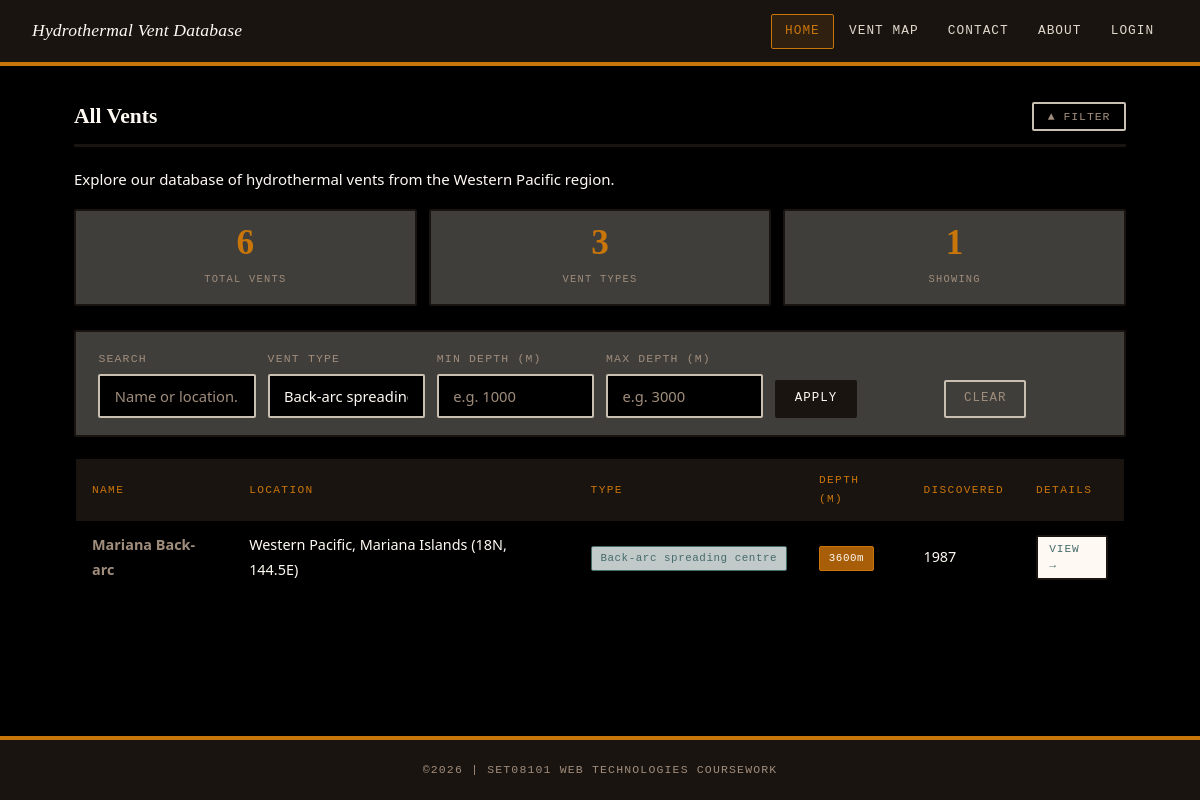
Page /index.php?type=Back-arc spreading centre on the committed database.
### tables this page shows
CREATE TABLE vents (
    id INT AUTO_INCREMENT PRIMARY KEY,
    name VARCHAR(100) NOT NULL,
    location VARCHAR(200) NOT NULL,
    type VARCHAR(50) NOT NULL,
    depth_metres INT NOT NULL,
    discovery_year INT NOT NULL
);

### includes/config.php (called while the page is built, shortened)
<?php
function e($string) {
    return htmlspecialchars($string, ENT_QUOTES, 'UTF-8');
}

### index.php (the view, shortened to what this page needs)
<?php
$pdo = getDbConnection();
$search     = isset($_GET['search'])    ? trim($_GET['search'])    : '';
$typeFilter = isset($_GET['type'])      ? trim($_GET['type'])      : '';
$depthMin   = isset($_GET['depth_min']) && is_numeric($_GET['depth_min']) ? (int)$_GET['depth_min'] : '';
$depthMax   = isset($_GET['depth_max']) && is_numeric($_GET['depth_max']) ? (int)$_GET['depth_max'] : '';
$where  = [];
$params = [];
if ($typeFilter !== '') {
    $where[]  = 'type = ?';
    $params[] = $typeFilter;
}
$sql = 'SELECT id, name, location, type, depth_metres, discovery_year FROM vents';
if (!empty($where)) {
    $sql .= ' WHERE ' . implode(' AND ', $where);
}
$sql .= ' ORDER BY name';
$stmt = $pdo->prepare($sql);
$stmt->execute($params);
$vents = $stmt->fetchAll();
$types = $pdo->query('SELECT DISTINCT type FROM vents ORDER BY type')
             ->fetchAll(PDO::FETCH_COLUMN);
$totalVents = $pdo->query('SELECT COUNT(*) FROM vents')->fetchColumn();
$filterActive = ($search !== '' || $typeFilter !== '' || $depthMin !== '' || $depthMax !== '');
require_once 'includes/header.php';
?>
<div class="vent-list-header">
    <h2>All Vents</h2>
    <button class="search-filter" id="filterToggle">
        <?php echo $filterActive ? '▲ Filter' : '▼ Filter'; ?>
    </button>
</div>
<p>Explore our database of hydrothermal vents from the Western Pacific region.</p>
<div class="stats-row">
    <div class="stat-box">
        <span class="stat-number"><?php echo $totalVents; ?></span>
        <span class="stat-label">Total Vents</span>
    </div>
    <div class="stat-box">
        <span class="stat-number"><?php echo count($types); ?></span>
        <span class="stat-label">Vent Types</span>
    </div>
    <div class="stat-box">
        <span class="stat-number"><?php echo count($vents); ?></span>
        <span class="stat-label">Showing</span>
    </div>
</div>
<div class="search-panel <?php echo $filterActive ? 'open' : ''; ?>" id="searchPanel">
    <form method="GET" action="index.php" class="search-panel-inner">
        <div class="form-group">
            <label for="search">Search</label>
            <input type="text"
                   id="search"
                   name="search"
                   placeholder="Name or location…"
                   value="<?php echo e($search); ?>">
        </div>
        <div class="form-group">
            <label for="type">Vent Type</label>
            <select id="type" name="type">
                <?php foreach ($types as $type): ?>
                    <option value="<?php echo e($type); ?>"
                        <?php echo ($typeFilter === $type) ? 'selected' : ''; ?>>
                        <?php echo e($type); ?>
                    </option>
                <?php endforeach; ?>
            </select>
        </div>
        <div class="form-group">
            <label for="depth_min">Min Depth (m)</label>
            <input type="number"
                   id="depth_min"
                   name="depth_min"
                   placeholder="e.g. 1000"
                   value="<?php echo e($depthMin); ?>">
        </div>
        <div class="form-group">
            <label for="depth_max">Max Depth (m)</label>
            <input type="number"
                   id="depth_max"
                   name="depth_max"
                   placeholder="e.g. 3000"
                   value="<?php echo e($depthMax); ?>">
        </div>
        <div class="form-group">
            <label>&nbsp;</label>
            <button type="submit" class="btn btn-primary">Apply</button>
        </div>
        <?php if ($filterActive): ?>
        <div class="form-group">
            <label>&nbsp;</label>
            <a href="index.php" class="btn btn-muted">Clear</a>
        </div>
        <?php endif; ?>
    </form>
</div>
<?php if (empty($vents)): ?>
    <div class="alert-info">No vents found matching your search criteria.</div>
<?php else: ?>
    <table>
        <thead>
            <tr>
                <th>Name</th>
                <th>Location</th>
                <th>Type</th>
                <th>Depth (m)</th>
                <th>Discovered</th>
                <th>Details</th>
            </tr>
        </thead>
        <tbody>
            <?php foreach ($vents as $vent): ?>
                <tr>
                    <td><?php echo e($vent['name']); ?></td>
                    <td><?php echo e($vent['location']); ?></td>
                    <td><span class="badge badge-type"><?php echo e($vent['type']); ?></span></td>
                    <td><span class="badge badge-depth"><?php echo e($vent['depth_metres']); ?>m</span></td>
                    <td><?php echo e($vent['discovery_year']); ?></td>
                    <td>
                        <a href="vent.php?id=<?php echo e($vent['id']); ?>" class="btn btn-sm btn-primary">
                            View &rarr;
                        </a>
                    </td>
                </tr>
            <?php endforeach; ?>
        </tbody>
    </table>
<?php endif; ?>
<?php require_once 'includes/footer.php'; ?>

### rows in the picture
vents: name "Mariana Back-arc", location "Western Pacific, Mariana Islands (18N, 144.5E)", type "Back-arc spreading centre", depth_metres "3600", discovery_year "1987"

### other values in the picture
$totalVents "6"
count($types) "3"
count($vents) "1"
form field type "Back-arc spreading centre"
